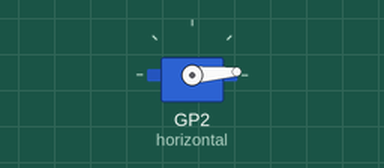
Simulated run of this sketch. Board: Raspberry Pi Pico. On the bench: servo.

Above: at 1.05 s.
At 2.15 s:
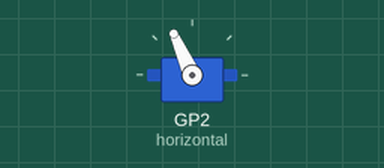
At 3.25 s:
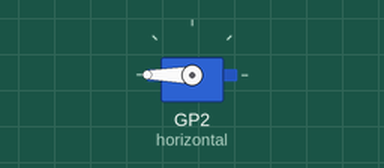
At 5.45 s:
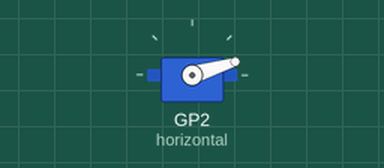
Timing chart, 0 to 7.1 s (numbered marks = the images above):
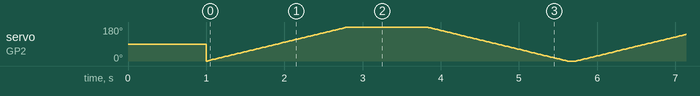

The sketch:

solarcode.ino
```cpp
#include <Servo.h>

Servo horizontal;        // Horizontal Servo Motor
int servohori = 180;
int servohoriLimitHigh = 175;
int servohoriLimitLow  = 5;

Servo vertical;          // Vertical Servo Motor
int servovert = 45;
int servovertLimitHigh = 100;
int servovertLimitLow  = 1;

// LDR pin connections
int ldrlt = A0;  // Bottom Left  LDR
int ldrrt = A3;  // Bottom Right LDR
int ldrld = A1;  // Top Left     LDR
int ldrrd = A2;  // Top Right    LDR

int servohori1 = 1500;
int servovert1 = 1500;

void setup() {
  horizontal.attach(2);
  horizontal.write(90);
 // vertical.write(90);

   // horizontal.writeMicroseconds(servohori1);
 // vertical.writeMicroseconds(servovert1);
  delay(1000);
      Serial.begin(9600);


}

void loop2()
{
  horizontal.write(30);

}


void loop1() {
  // 1. Fast Sweep forward from 0 to 300 degrees (jumping 5 degrees at a time)
  for (int angle = 0; angle <= 360; angle += 5) {
    // Map degrees (0-300) to raw pulse width timing (500-2500 microseconds)
    int pulse = map(angle, 0, 300, 500, 2500);

    //horizontal.writeMicroseconds(pulse);
    vertical.writeMicroseconds(pulse);
    delay(15); // Reduced from 15 to 5 for much faster speed
  }

  delay(500); // Shorter pause at the end

  // 2. Fast Sweep back from 300 to 0 degrees
  for (int angle = 360; angle >= 0; angle -= 5) {
    int pulse = map(angle, 0, 300, 500, 2500);

   // horizontal.writeMicroseconds(pulse);
    vertical.writeMicroseconds(pulse);
    delay(15);
  }

  delay(500);
}

void loop() {


  /*int lt = analogRead(ldrlt);
  int rt = analogRead(ldrrt);
  int ld = analogRead(ldrld);
  int rd = analogRead(ldrrd);

  /*printValues(lt);
  printValues(rt);
  printValues(ld);
  printValues(rd);*/

    for (int angle = 0; angle <= 180; angle += 1) {
    horizontal.write(angle);
    //vertical.write(map(angle, 0, 180, 1, 100)); // Keeps vertical within 1-100 limits
    delay(10); // Adjust this number to change the movement speed
  }

  delay(1000); // Pause for 1 second at the end

  // 2. Sweep back from 180 to 0 degrees
  for (int angle = 180; angle >= 0; angle -= 1) {
    horizontal.write(angle);
   // vertical.write(map(angle, 0, 180, 1, 100));
    delay(10);
  }
  delay(100);

  /*int dtime = 10;
  int tol   = 90;  // Tolerance — adjust for sensitivity

  int avt = (lt + rt) / 2;  // Average top
  int avd = (ld + rd) / 2;  // Average bottom
  int avl = (lt + ld) / 2;  // Average left
  int avr = (rt + rd) / 2;  // Average right


  int dvert  = avt - avd;
  int dhoriz = avl - avr;

  if (abs(dvert) > tol) {
    if (avt > avd) {
      servovert = ++servovert;
      if (servovert > servovertLimitHigh) servovert = servovertLimitHigh;
    } else {
      servovert = --servovert;
      if (servovert < servovertLimitLow) servovert = servovertLimitLow;
    }
    vertical.write(servovert);
  }

  if (abs(dhoriz) > tol) {
    if (avl > avr) {
      servohori = --servohori;
      if (servohori < servohoriLimitLow) servohori = servohoriLimitLow;
    } else {
      servohori = ++servohori;
      if (servohori > servohoriLimitHigh) servohori = servohoriLimitHigh;
    }
    horizontal.write(servohori);
  }

  delay(dtime);*/
}

void printValues(int l) {
  Serial.print("ppm: ");
  Serial.println(l);
}
```
